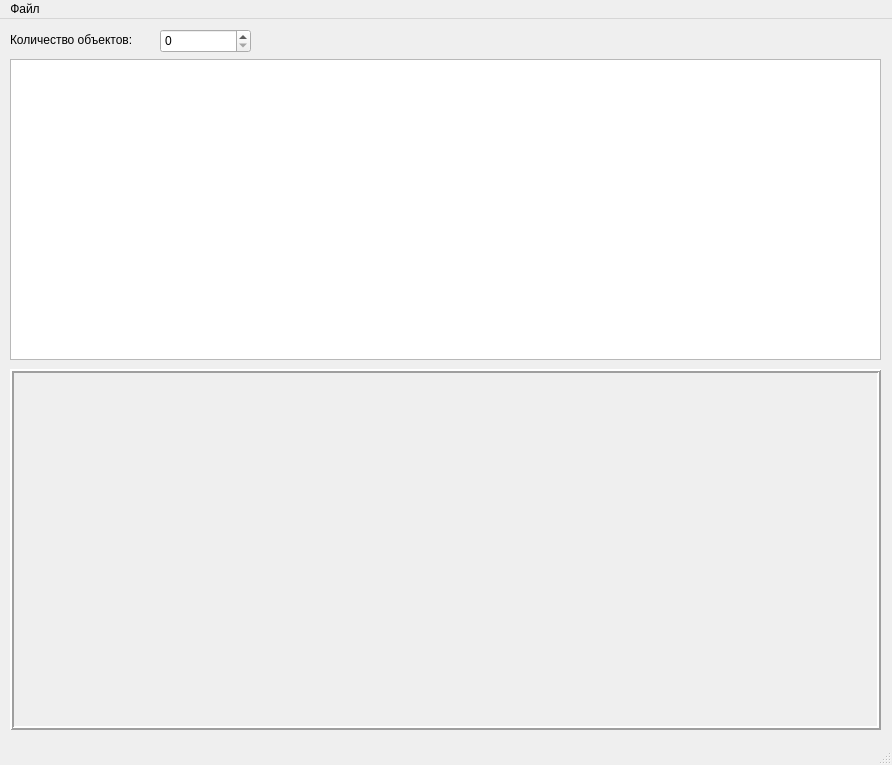
<?xml version="1.0" encoding="UTF-8"?>
<ui version="4.0">
 <class>MainWindow</class>
 <widget class="QMainWindow" name="MainWindow">
  <property name="geometry">
   <rect>
    <x>0</x>
    <y>0</y>
    <width>892</width>
    <height>765</height>
   </rect>
  </property>
  <property name="windowTitle">
   <string>MainWindow</string>
  </property>
  <widget class="QWidget" name="centralwidget">
   <widget class="QSpinBox" name="spinBox">
    <property name="geometry">
     <rect>
      <x>160</x>
      <y>10</y>
      <width>91</width>
      <height>24</height>
     </rect>
    </property>
   </widget>
   <widget class="QTableWidget" name="tableWidget">
    <property name="geometry">
     <rect>
      <x>10</x>
      <y>40</y>
      <width>871</width>
      <height>301</height>
     </rect>
    </property>
   </widget>
   <widget class="QLabel" name="label">
    <property name="geometry">
     <rect>
      <x>10</x>
      <y>10</y>
      <width>151</width>
      <height>21</height>
     </rect>
    </property>
    <property name="text">
     <string>Количество объектов:</string>
    </property>
   </widget>
   <widget class="QFrame" name="frame">
    <property name="geometry">
     <rect>
      <x>10</x>
      <y>350</y>
      <width>871</width>
      <height>361</height>
     </rect>
    </property>
    <property name="frameShape">
     <enum>QFrame::Box</enum>
    </property>
    <property name="frameShadow">
     <enum>QFrame::Raised</enum>
    </property>
    <property name="lineWidth">
     <number>2</number>
    </property>
    <widget class="Canvas" name="widget" native="true">
     <property name="geometry">
      <rect>
       <x>10</x>
       <y>10</y>
       <width>851</width>
       <height>341</height>
      </rect>
     </property>
    </widget>
   </widget>
  </widget>
  <widget class="QMenuBar" name="menubar">
   <property name="geometry">
    <rect>
     <x>0</x>
     <y>0</y>
     <width>892</width>
     <height>20</height>
    </rect>
   </property>
   <widget class="QMenu" name="menu">
    <property name="title">
     <string>Файл</string>
    </property>
    <widget class="QMenu" name="menu_2">
     <property name="title">
      <string>Сохранить</string>
     </property>
     <addaction name="action_JSON_save"/>
     <addaction name="action_BIN_save"/>
    </widget>
    <widget class="QMenu" name="menu_3">
     <property name="title">
      <string>Открыть</string>
     </property>
     <addaction name="action_JSON_open"/>
     <addaction name="action_BIN_open"/>
    </widget>
    <addaction name="menu_2"/>
    <addaction name="menu_3"/>
   </widget>
   <addaction name="menu"/>
  </widget>
  <widget class="QStatusBar" name="statusbar"/>
  <action name="action_JSON_save">
   <property name="text">
    <string>В JSON</string>
   </property>
   <property name="shortcut">
    <string>Ctrl+S</string>
   </property>
  </action>
  <action name="action_BIN_save">
   <property name="text">
    <string> В BIN</string>
   </property>
   <property name="shortcut">
    <string>Ctrl+Shift+S</string>
   </property>
  </action>
  <action name="action_JSON_open">
   <property name="text">
    <string>Из JSON</string>
   </property>
   <property name="shortcut">
    <string>Ctrl+O</string>
   </property>
  </action>
  <action name="action_BIN_open">
   <property name="text">
    <string> Из BIN</string>
   </property>
   <property name="shortcut">
    <string>Ctrl+Shift+O</string>
   </property>
  </action>
 </widget>
 <customwidgets>
  <customwidget>
   <class>Canvas</class>
   <extends>QWidget</extends>
   <header location="global">canvas.h</header>
   <container>1</container>
  </customwidget>
 </customwidgets>
 <tabstops>
  <tabstop>spinBox</tabstop>
  <tabstop>tableWidget</tabstop>
 </tabstops>
 <resources/>
 <connections/>
</ui>
